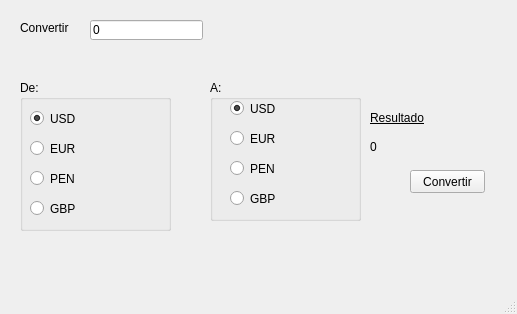
<?xml version="1.0" encoding="UTF-8"?>
<ui version="4.0">
 <class>TipoDeCambio</class>
 <widget class="QMainWindow" name="TipoDeCambio">
  <property name="geometry">
   <rect>
    <x>0</x>
    <y>0</y>
    <width>517</width>
    <height>314</height>
   </rect>
  </property>
  <property name="windowTitle">
   <string>Tipo de cambio</string>
  </property>
  <widget class="QWidget" name="centralwidget">
   <widget class="QLabel" name="lblConvertir">
    <property name="geometry">
     <rect>
      <x>20</x>
      <y>20</y>
      <width>61</width>
      <height>16</height>
     </rect>
    </property>
    <property name="text">
     <string>Convertir</string>
    </property>
   </widget>
   <widget class="QLineEdit" name="leImporte">
    <property name="geometry">
     <rect>
      <x>90</x>
      <y>20</y>
      <width>113</width>
      <height>20</height>
     </rect>
    </property>
    <property name="text">
     <string>0</string>
    </property>
   </widget>
   <widget class="QGroupBox" name="gbDe">
    <property name="geometry">
     <rect>
      <x>20</x>
      <y>80</y>
      <width>151</width>
      <height>151</height>
     </rect>
    </property>
    <property name="title">
     <string>De:</string>
    </property>
    <widget class="QRadioButton" name="rbDeUSD">
     <property name="geometry">
      <rect>
       <x>10</x>
       <y>30</y>
       <width>82</width>
       <height>17</height>
      </rect>
     </property>
     <property name="text">
      <string>USD</string>
     </property>
     <property name="checked">
      <bool>true</bool>
     </property>
    </widget>
    <widget class="QRadioButton" name="rbDeEUR">
     <property name="geometry">
      <rect>
       <x>10</x>
       <y>60</y>
       <width>82</width>
       <height>17</height>
      </rect>
     </property>
     <property name="text">
      <string>EUR</string>
     </property>
    </widget>
    <widget class="QRadioButton" name="rbDePEN">
     <property name="geometry">
      <rect>
       <x>10</x>
       <y>90</y>
       <width>82</width>
       <height>17</height>
      </rect>
     </property>
     <property name="text">
      <string>PEN</string>
     </property>
    </widget>
    <widget class="QRadioButton" name="rbDePEN_2">
     <property name="geometry">
      <rect>
       <x>10</x>
       <y>120</y>
       <width>82</width>
       <height>17</height>
      </rect>
     </property>
     <property name="text">
      <string>GBP</string>
     </property>
    </widget>
   </widget>
   <widget class="QGroupBox" name="gbA">
    <property name="geometry">
     <rect>
      <x>210</x>
      <y>80</y>
      <width>151</width>
      <height>141</height>
     </rect>
    </property>
    <property name="title">
     <string>A:</string>
    </property>
    <widget class="QRadioButton" name="rbAUSD">
     <property name="geometry">
      <rect>
       <x>20</x>
       <y>20</y>
       <width>82</width>
       <height>17</height>
      </rect>
     </property>
     <property name="text">
      <string>USD</string>
     </property>
     <property name="checked">
      <bool>true</bool>
     </property>
    </widget>
    <widget class="QRadioButton" name="rbAEUR">
     <property name="geometry">
      <rect>
       <x>20</x>
       <y>50</y>
       <width>82</width>
       <height>17</height>
      </rect>
     </property>
     <property name="text">
      <string>EUR</string>
     </property>
    </widget>
    <widget class="QRadioButton" name="rbAPEN">
     <property name="geometry">
      <rect>
       <x>20</x>
       <y>80</y>
       <width>82</width>
       <height>17</height>
      </rect>
     </property>
     <property name="text">
      <string>PEN</string>
     </property>
    </widget>
    <widget class="QRadioButton" name="rbDePEN_3">
     <property name="geometry">
      <rect>
       <x>20</x>
       <y>110</y>
       <width>82</width>
       <height>17</height>
      </rect>
     </property>
     <property name="text">
      <string>GBP</string>
     </property>
    </widget>
   </widget>
   <widget class="QLabel" name="lblResultado">
    <property name="geometry">
     <rect>
      <x>370</x>
      <y>110</y>
      <width>61</width>
      <height>16</height>
     </rect>
    </property>
    <property name="font">
     <font>
      <underline>true</underline>
     </font>
    </property>
    <property name="text">
     <string>Resultado</string>
    </property>
   </widget>
   <widget class="QLabel" name="lblCambio">
    <property name="geometry">
     <rect>
      <x>370</x>
      <y>140</y>
      <width>47</width>
      <height>13</height>
     </rect>
    </property>
    <property name="text">
     <string>0</string>
    </property>
   </widget>
   <widget class="QPushButton" name="pbTipoCambio">
    <property name="geometry">
     <rect>
      <x>410</x>
      <y>170</y>
      <width>75</width>
      <height>23</height>
     </rect>
    </property>
    <property name="text">
     <string>Convertir</string>
    </property>
   </widget>
  </widget>
  <widget class="QMenuBar" name="menubar">
   <property name="geometry">
    <rect>
     <x>0</x>
     <y>0</y>
     <width>517</width>
     <height>21</height>
    </rect>
   </property>
  </widget>
  <widget class="QStatusBar" name="statusbar"/>
 </widget>
 <resources/>
 <connections/>
</ui>
